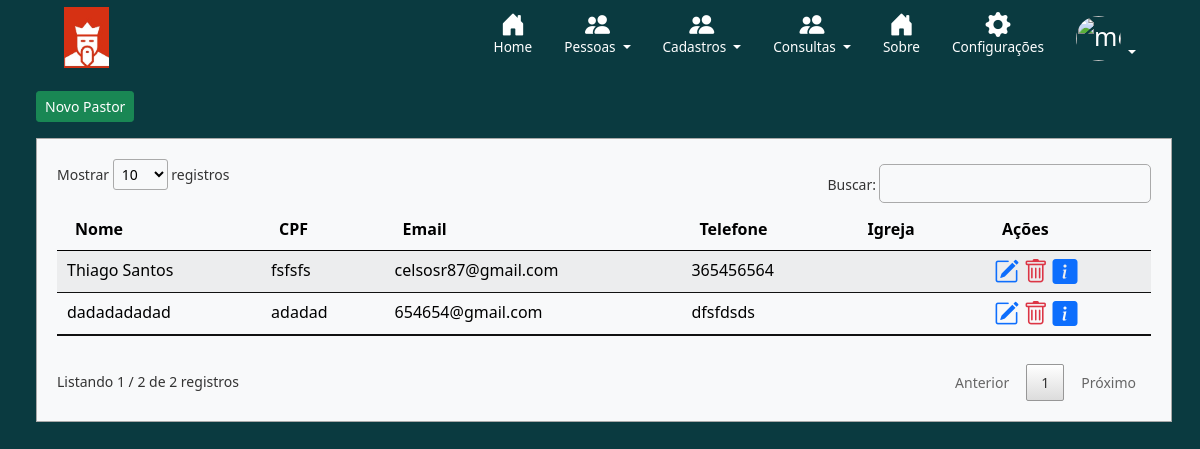
The page /listar/secretario/ (signed in) on the database as committed earlier.
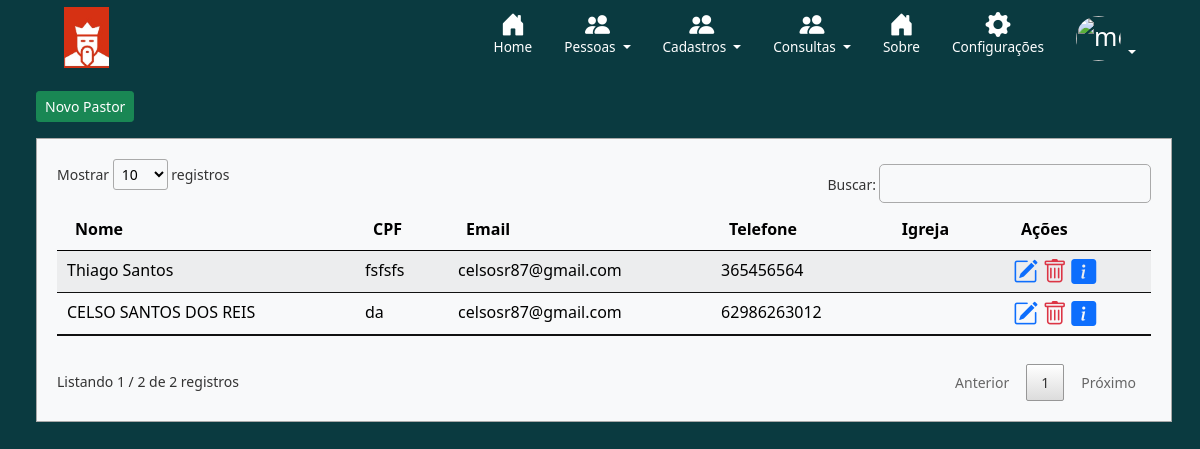
The same page on the database as committed later.
### cadastros/models.py (models this page shows, shortened)
class Secretarios(models.Model):
    nome = models.CharField(max_length=100, verbose_name='Nome')
    cpf = models.CharField(max_length=20, verbose_name='CPF')
    endereco = models.CharField(max_length=255, verbose_name='Endereço')
    email = models.EmailField(max_length=60, verbose_name='E-mail', blank=True, null=True)
    telefone = models.CharField(max_length=20, verbose_name='Telefone')

### cadastros/views.py (the view)
# urls.py: path('listar/secretario/', SecretariosList, name='listar-secretario'),
@login_required
def SecretariosList(request):
    secretarios = Secretarios.objects.all()
    contexto = {'secretarios': secretarios}
    return render(request, 'cadastros/listas/listasecretarios.html', contexto)

### cadastros/templates/cadastros/listas/listasecretarios.html (shortened to what this page needs)
{% extends 'paginas/modelo.html' %}
{% load static %}
{% block dashboard %}
<div class="container-fluid mb-4 mx-4">
    <div class="col-md-12 my-3">
        <a href="{% url 'cadastrar-secretario' %}" type="button" class="btn btn-success btn-sm">Novo Pastor</a>
    </div>
    <div class="tabela bg-light">
            <table id="example" class="table table-striped table-light table-hover my-4 my-4" style="width:100%">
                <thead>
                    <tr>
                        <th>Nome</th>
                        <th>CPF</th>
                        <th class="esc">Email</th>
                        <th class="esc">Telefone</th>
                        <th class="esc">Igreja</th>
                        <th>Ações</th>
                    </tr>
                </thead>
                <tbody>
                    {% for secretarios in secretarios %}
                    <tr>
                        <td>{{ secretarios.nome }}</td>
                        <td>{{ secretarios.cpf }}</td>
                        <td class="esc">{{ secretarios.email }}</td>
                        <td class="esc">{{ secretarios.telefone }}</td>
                        <td class="esc">{{ secretarios.igreja }}</td>
                        <td>
                            <a href="{% url 'editar-secretario' secretarios.pk %}"  title="Editar Registro">	<i class="bi bi-pencil-square text-primary"></i> </a>
                            <a href="{% url 'excluir-secretario' secretarios.pk %}" title="Excluir">	<i class="bi bi-trash text-danger"></i> </a>
                            <a href="#" onclick="dados('{{ secretarios.nome }}', '{{ secretarios.cpf }}', '{{ secretarios.email }}', '{{ secretarios.telefone }}', '{{ secretarios.endereco }}')" title="Ver Dados">	<i class="bi bi-info-square-fill text-primary"></i> </a>
                        </td>
                    </tr>
                    {% empty %}
                    <tr>
                        <td colspan="3">Nenhum Secretário Cadastrado </td>
                    </tr>
                    {% endfor %}
                </tbody>
            </table>
    </div>
    </div>
{% endblock %}

### paginas/templates/paginas/modelo.html (shortened to what this page needs)
{% load static %}
   <link href="{% static 'css/bootstrap.min.css' %}" rel="stylesheet">
   <!DOCTYPE html>
<html>
<head>
	<link href="https://cdn.jsdelivr.net/npm/bootstrap@5.0.1/dist/css/bootstrap.min.css" rel="stylesheet">
	<link href="{% static 'css/style.css' %}" rel="stylesheet" type="text/css">
	<link rel="stylesheet" href="https://cdn.jsdelivr.net/npm/bootstrap-icons@1.11.1/font/bootstrap-icons.css">
	<link href="https://cdn.jsdelivr.net/npm/select2@4.1.0-rc.0/dist/css/select2.min.css" rel="stylesheet" />
	<link rel="stylesheet" type="text/css" href="{% static 'DataTables/datatables.min.css' %}"/>
	<link href="{% static 'css/toastr.css' %}" rel="stylesheet" type="text/css">
</head>
{% if request.user.is_authenticated %}
<body class="background-sistema">
{% block menu %}
<header>
    <div class="px-3 py-1 nav-menu text-white">
    	<div class="container-fluider">
      	<div class=" d-flex flex-wrap align-items-center justify-content-center justify-content-lg-start">
					<a class="d-flex align-items-center mx-5 my-2 my-lg-0 me-lg-auto text-white text-decoration-none" href="{% url 'index' %}"><img src="{% static 'img/logo-icone.jpg' %}" width="45px"> </a>
          <ul class="nav col-12 col-lg-auto my-2 justify-content-center my-md-0 text-small">
            <li>
              <a href="{% url 'index' %}" class="nav-link text-white">
			  <i class="d-block mx-auto bi bi-house-door-fill"></i>
                Home
              </a>
            </li>
            <li class="nav-item dropdown">
              <a href="#" class="nav-link text-white dropdown-toggle" role="button" data-bs-toggle="dropdown" aria-expanded="false">
			  <i class="d-block mx-auto bi bi-people-fill"></i>
                Pessoas
              </a>
            </li>
			<li class="nav-item dropdown">
              <a href="#" class="nav-link text-white dropdown-toggle" role="button" data-bs-toggle="dropdown" aria-expanded="false">
			  <i class="d-block mx-auto bi bi-people-fill"></i>
			  	Cadastros
              </a>
            </li>
			<li class="nav-item dropdown">
              <a href="#" class="nav-link text-white dropdown-toggle" role="button" data-bs-toggle="dropdown" aria-expanded="false">
			  <i class="d-block mx-auto bi bi-people-fill"></i>
			  	Consultas
              </a>
            </li>
			<li>
				<a href="{% url 'sobre' %}" class="nav-link text-white">
				<i class="d-block mx-auto bi bi-house-door-fill"></i>
				  Sobre
				</a>
			  </li>
            <li>
			  <a class="nav-link text-white" aria-current="page" href="#" data-bs-toggle="modal" data-bs-target="#modalConfig"><i class="d-block mx-auto bi bi-gear-fill"></i>Configurações</a>
            </li>
            <li class="nav-item dropdown">
				<a href="#" class=" nav-link link-white foto text-decoration-none dropdown-toggle" id="dropdownUser1" data-bs-toggle="dropdown" aria-expanded="false">
					<img src="../img/membros/foto.php" alt="mdo" width="45" height="45" class=" max-auto bi mt-1 rounded-circle">
				</a>
            </li>
			<li>
			  <a class="nav-link text-white" aria-current="page" href="#" data-bs-toggle="modal" data-bs-target="#modalConfig"><p class="d-block mx-auto mt-2"></p></a>
            </li>
          </ul>
        </div>
      </div>
    </div>
  </header>
{% endblock %}
{% block dashboard %}{% endblock %}
</body>
</html>
{% endif %}

### static/css/style.css (style rules this page uses)
.tabela { margin-right: 40px; border:solid 1px #a8a8a8; padding:20px; font-size:14px; }
.tabela a { text-decoration: none; }
.bi { vertical-align: -.125em; fill: currentColor; text-align: center; font-size: 25px; }
.foto { text-align: right; color: white; }
.text-small { font-size: 85%; }
.dropdown-toggle { outline: 0; }
.background-sistema { background-color: #0A3A40; }
.nav-menu { background-color: #0A3A40; }
a { text-decoration: none; }
body { color: #000; overflow-x: hidden; height: 100%; background-image: url("https://i.imgur.com/GMmCQHC.png"); background-repeat: no-repeat; background-size: 100% 100% }

Rows that differ between the two databases and show on the page:
removed Secretarios: nome "dadadadadad", cpf "adadad", email "654654@gmail.com", telefone "dfsfdsds"
added Secretarios: nome "CELSO SANTOS DOS REIS", cpf "da", email "celsosr87@gmail.com", telefone "62986263012"
